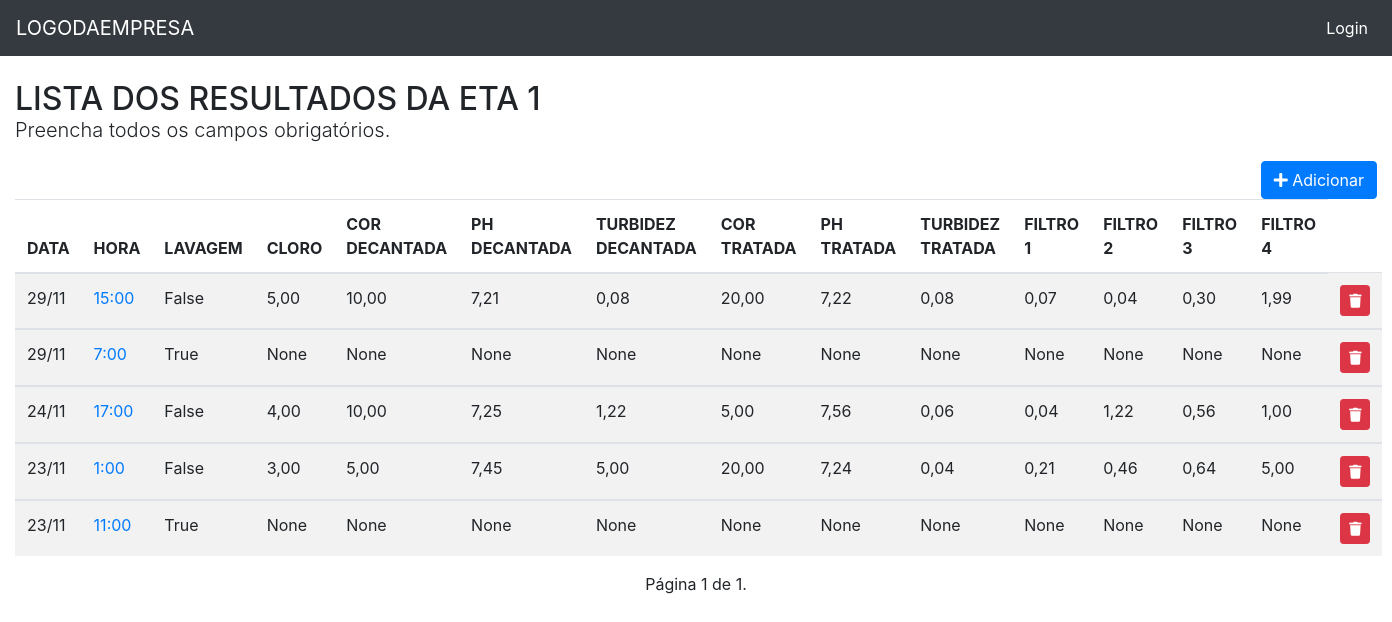
The page /eta_um/list/ on the database its author committed.
### eta_um/models.py (models this page shows, shortened)
class EtaUm(models.Model):
    data = models.DateField('Data', auto_now=False, auto_now_add=False)
    hora = models.CharField(max_length=5, choices=HORA_CHOICE)
    lavagem = models.BooleanField('Lavagem', default=False, blank=True)
    cloro = models.DecimalField('Cloro', max_digits=4, decimal_places=2, blank=True, null=True)
    cor_d = models.DecimalField('Cor Decantada', max_digits=4, decimal_places=2, blank=True, null=True)
    ph_d = models.DecimalField('Ph Decantada', max_digits=4, decimal_places=2, blank=True, null=True)
    turbidez_d = models.DecimalField('Turbidez Decantada', max_digits=4, decimal_places=2, blank=True, null=True)
    cor_t = models.DecimalField('Cor Tratada', max_digits=4, decimal_places=2, blank=True, null=True)
    ph_t = models.DecimalField('Ph Tratada', max_digits=4, decimal_places=2, blank=True, null=True)
    turbidez_t = models.DecimalField('Turbidez Tratada', max_digits=4, decimal_places=2, blank=True, null=True)
    filtro1 = models.DecimalField('Filtro 1', max_digits=4, decimal_places=2, blank=True, null=True)
    filtro2 = models.DecimalField('Filtro 2', max_digits=4, decimal_places=2, blank=True, null=True)
    filtro3 = models.DecimalField('Filtro 3', max_digits=4, decimal_places=2, blank=True, null=True)
    filtro4 = models.DecimalField('Filtro 4', max_digits=4, decimal_places=2, blank=True, null=True)
    class Meta:
        ordering = ('-data',)
        verbose_name = 'ETA 1'
        verbose_name_plural = 'ETAS 1'

### eta_um/views.py (the view)
# urls.py: path('list/', v.eta_um_list, name='eta_um_list'),
def eta_um_list(request):
    template_name = 'eta_um_list.html'
    obj = EtaUm.objects.all()
    paginator = Paginator(obj, 12)
    page_number = request.GET.get('page')
    object_list = paginator.get_page(page_number)
    context = {'object_list': object_list}
    return render(request, template_name, context)

### eta_um/templates/eta_um_list.html (shortened to what this page needs)
{% extends "base.html" %}
{% load static %}
{% block content %}
<div class="page-header">
    <h2>LISTA DOS RESULTADOS DA ETA 1
         <p class="lead">
            Preencha todos os campos obrigatórios.
        </p>
        <span class="pull-right">
            <a href="{% url 'eta_um:eta_um_add' %}">
              <button type="button" class="btn btn-primary">
                <span class="fa fa-plus"></span> Adicionar
              </button>
            </a>
        </span>
    </h2>
    {% if object_list %}
    <div class="table-reponsive">
        <table class="table table-striped">
          <thead>
            <tr>
              <th>DATA</th>
              <th>HORA</th>
              <th>LAVAGEM</th>
              <th>CLORO</th>
              <th>COR DECANTADA</th>
              <th>PH DECANTADA</th>
              <th>TURBIDEZ DECANTADA</th>
              <th>COR TRATADA</th>
              <th>PH TRATADA</th>
              <th>TURBIDEZ TRATADA</th>
              <th>FILTRO 1</th>
              <th>FILTRO 2</th>
              <th>FILTRO 3</th>
              <th>FILTRO 4</th>
            </tr>
          </thead>
          <tbody>
          {% for object in object_list %}
              <tr>
                <td class="text-left">{{ object.data|date:"d/m" }}</td>
                <td>
                  <a href="{% url 'eta_um:eta_um_update' object.pk %}">{{ object.hora }}</a>
                </td>
                <td class="text-left">{{ object.lavagem }}</td>
                <td class="text-left">{{ object.cloro }}</td>
                <td class="text-left">{{ object.cor_d }}</td>
                <td class="text-left">{{ object.ph_d}}</td>
                <td class="text-left">{{ object.turbidez_d}}</td>
                <td class="text-left">{{ object.cor_t}}</td>
                <td class="text-left">{{ object.ph_t}}</td>
                <td class="text-left">{{ object.turbidez_t }}</td>
                <td class="text-left">{{ object.filtro1 }}</td>
                <td class="text-left">{{ object.filtro2 }}</td>
                <td class="text-left">{{ object.filtro3 }}</td>
                <td class="text-left">{{ object.filtro4 }}</td>
                <td>
                      <a href="{% url 'eta_um:eta_um_delete' object.pk %}" class="btn btn-danger btn-sm" title="Excluir"
                      onclick="return confirm('Tem certeza que deseja exluir?')">
                          <i class="fa fa-trash" aria-hidden="true"></i>
                      </a>
                </td>
              </tr>
          </tbody>
      {% endfor %}
        </table>
    </div>
     <div class="pagination">
        <span class="step_links">
            <span class="current">
                Página {{ object_list.number }} de {{ object_list.paginator.num_pages }}.
            </span>
        </span>
    </div>
  {% else %}
    <p class="alert alert-warning">Sem itens na lista.</p>
  {% endif %}
</div>
{% endblock content %}l>

### core/static/css/style.css (style rules this page uses)
body { margin-top: 80px; }
.pagination { margin-bottom: 20px; }
.step_links { position: relative; margin-left: auto; margin-right: auto; }

### rows shown on the page
EtaUm: data "29/11", hora "15:00", lavagem "False", cloro "5,00", cor_d "10,00", ph_d "7,21", turbidez_d "0,08", cor_t "20,00", ph_t "7,22", turbidez_t "0,08", filtro1 "0,07", filtro2 "0,04", filtro3 "0,30", filtro4 "1,99"
EtaUm: data "29/11", hora "7:00", lavagem "True", cloro "None", cor_d "None", ph_d "None", turbidez_d "None", cor_t "None", ph_t "None", turbidez_t "None", filtro1 "None", filtro2 "None", filtro3 "None", filtro4 "None"
EtaUm: data "24/11", hora "17:00", lavagem "False", cloro "4,00", cor_d "10,00", ph_d "7,25", turbidez_d "1,22", cor_t "5,00", ph_t "7,56", turbidez_t "0,06", filtro1 "0,04", filtro2 "1,22", filtro3 "0,56", filtro4 "1,00"
EtaUm: data "23/11", hora "1:00", lavagem "False", cloro "3,00", cor_d "5,00", ph_d "7,45", turbidez_d "5,00", cor_t "20,00", ph_t "7,24", turbidez_t "0,04", filtro1 "0,21", filtro2 "0,46", filtro3 "0,64", filtro4 "5,00"
EtaUm: data "23/11", hora "11:00", lavagem "True", cloro "None", cor_d "None", ph_d "None", turbidez_d "None", cor_t "None", ph_t "None", turbidez_t "None", filtro1 "None", filtro2 "None", filtro3 "None", filtro4 "None"

### other values the page prints
{{ object_list.number }} "1"
{{ object_list.paginator.num_pages }} "1"
